Frame 1 (no input): blank canvas, image omitted
Frame 60 (no input): blank canvas, image omitted
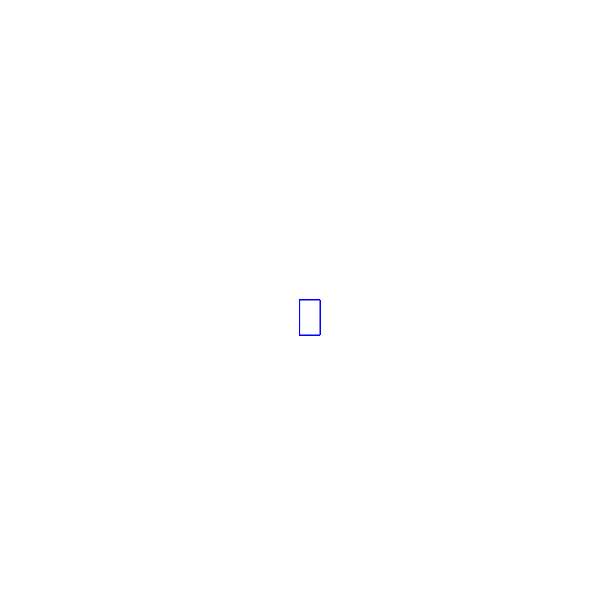
Frame 120 (the mouse pressed at the canvas centre since frame 60)

The p5.js sketch whose frames 1 and 60 were blank and that drew this single picture after the mouse press (run headless with seeded random() and noise() and a simulated clock; from frame 60 on, the mouse is pressed at the canvas centre):

// p5.js sketch
// ── sketch.js
function setup() {
    createCanvas(600, 600);
    background("white");
  }
  
  function draw() {
    stroke("blue");
    fill("rgb(187,95,95");
  
    // console.log(mouseIsPressed)
  
    if (mouseIsPressed) {
      rect(mouseX, mouseY, 20, 35);
    }
  }
  
